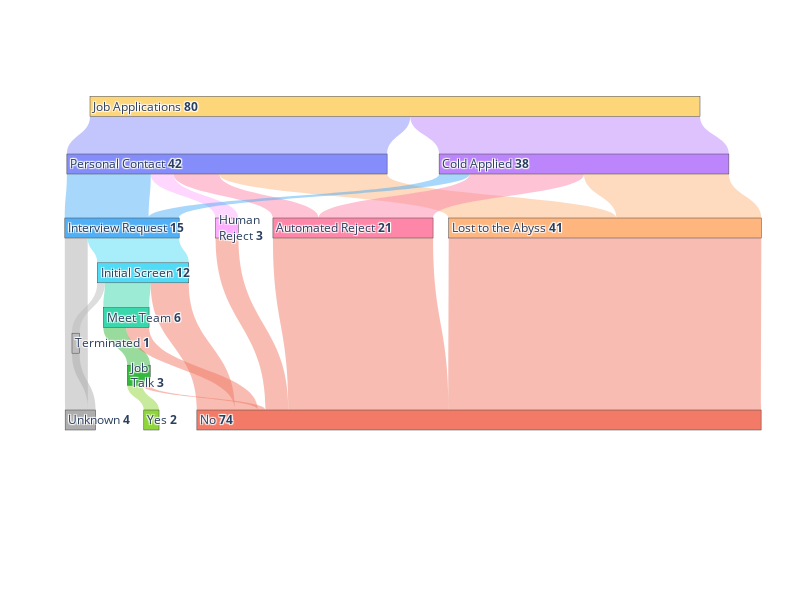

The notebook cell this image was saved under:
### Code cell
fig = go.Figure(go.Sankey(
    #arrangement = "snap",
    node = {
        "label": node_labels,
        "color":[node_color[node_map[x]] for x in node_sort],
        'hovertemplate':'%{value:1f}<extra></extra>',
# 'Job App',
# 'Personal Contact','Cold Applied',
# 'Abyss','Automated Reject','Human Reject','Interview',
# 'Screen','Meet Team','Job Talk','Terminated',
# 'No','Yes','Unknown']

# I didn't like the auto layout view, so I moved them precisely where I liked them, 
        "x": [0.01, 
              0.1, 0.1, 
              0.2, 0.2, 0.2, 0.2,
              0.27, 
              0.34, 0.43, 0.38,
              0.5, 0.5, 0.5,],
        "y": [0.75, 
              0.35, 1.2, 
              1.25, 0.65, 0.35, 0.1,
              0.15, 
              0.11, 0.14, -0.01,
              0.95, 0.17, 0.001,],
        'pad':10},  # 10 Pixels
    link = {
        "source": sdf['source_idx'].values,
        "target": sdf['target_idx'].values,
        "value": sdf['count'].values,
        "color": sdf["target_color"].values,
        #'hovertemplate':'%{source.label} --> %{target.label}: <extra>%{value:1f}</extra>',
        'hovertemplate':'%{value:1f}<extra></extra>',
    },
    orientation = 'v',
    ),
    layout = go.Layout(
        autosize=True,
        width=800,
        height=600,
    )
)

fig.show()

### Figure 1 — Plotly figure (JSON) as saved in the notebook; plotly's stock layout.template omitted (floating-point values rounded to 4 significant figures)
{"data": [{"link": {"color": ["rgba(0.522,0.553,0.984,0.5)", "rgba(0.737,0.522,0.984,0.5)", "rgba(0.996,0.710,0.494,0.5)", "rgba(0.996,0.529,0.663,0.5)", "rgba(0.996,0.678,0.996,0.5)", "rgba(0.318,0.686,0.961,0.5)", "rgba(0.996,0.710,0.494,0.5)", "rgba(0.996,0.529,0.663,0.5)", "rgba(0.318,0.686,0.961,0.5)", "rgba(0.949,0.478,0.404,0.5)", "rgba(0.949,0.478,0.404,0.5)", "rgba(0.949,0.478,0.404,0.5)", "rgba(0.314,0.863,0.965,0.5)", "rgba(0.678,0.678,0.678,0.5)", "rgba(0.227,0.843,0.675,0.5)", "rgba(0.741,0.733,0.741,0.5)", "rgba(0.949,0.478,0.404,0.5)", "rgba(0.204,0.722,0.239,0.5)", "rgba(0.949,0.478,0.404,0.5)", "rgba(0.949,0.478,0.404,0.5)", "rgba(0.561,0.839,0.227,0.5)", "rgba(0.678,0.678,0.678,0.5)"], "hovertemplate": "%{value:1f}<extra></extra>", "source": [0, 0, 1, 1, 1, 1, 2, 2, 2, 3, 4, 5, 6, 6, 7, 7, 7, 8, 8, 9, 9, 10], "target": [1, 2, 3, 4, 5, 6, 3, 4, 6, 11, 11, 11, 7, 13, 8, 10, 11, 9, 11, 11, 12, 13], "value": [42, 38, 22, 6, 3, 11, 19, 15, 4, 41, 21, 3, 12, 3, 6, 1, 5, 3, 3, 1, 2, 1]}, "node": {"color": ["#fed67a", "#858dfb", "#bc85fb", "#FEB57E", "#fe87a9", "#feadfe", "#51AFF5", "#50dcf6", "#3ad7ac", "#34B83D", "#BDBBBD", "#f27a67", "#8FD63A", "#adadad"], "hovertemplate": "%{value:1f}<extra></extra>", "label": ["Job Applications <b>80</b>", "Personal Contact <b>42</b>", "Cold Applied <b>38</b>", "Lost to the Abyss <b>41</b>", "Automated Reject <b>21</b>", "Human<br>Reject <b>3</b>", "Interview Request <b>15</b>", "Initial Screen <b>12</b>", "Meet Team <b>6</b>", "Job<br>Talk <b>3</b>", "Terminated <b>1</b>", "No <b>74</b>", "Yes <b>2</b>", "Unknown <b>4</b>"], "pad": 10, "x": [0.01, 0.1, 0.1, 0.2, 0.2, 0.2, 0.2, 0.27, 0.34, 0.43, 0.38, 0.5, 0.5, 0.5], "y": [0.75, 0.35, 1.2, 1.25, 0.65, 0.35, 0.1, 0.15, 0.11, 0.14, -0.01, 0.95, 0.17, 0.001]}, "orientation": "v", "type": "sankey"}], "layout": {"autosize": true, "height": 600, "width": 800}}
